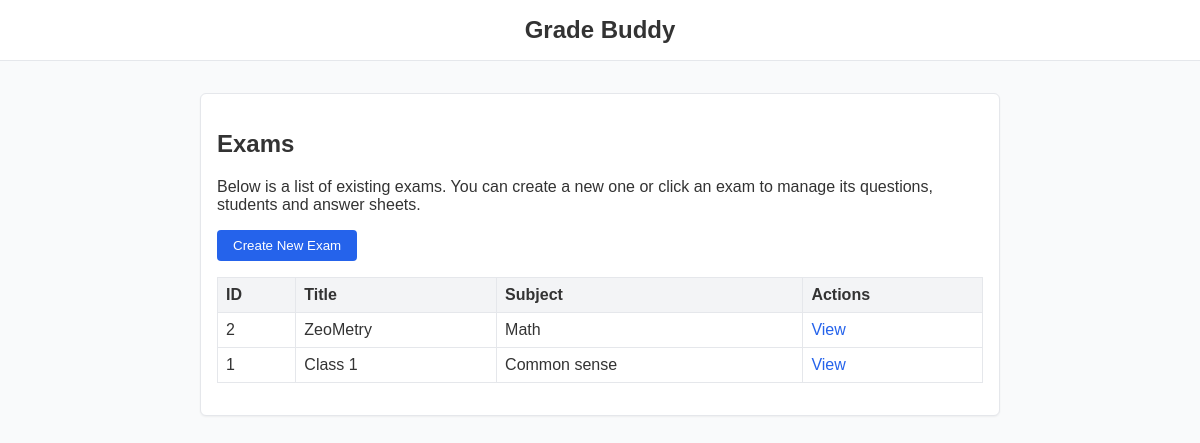
Before: / with the older database file.
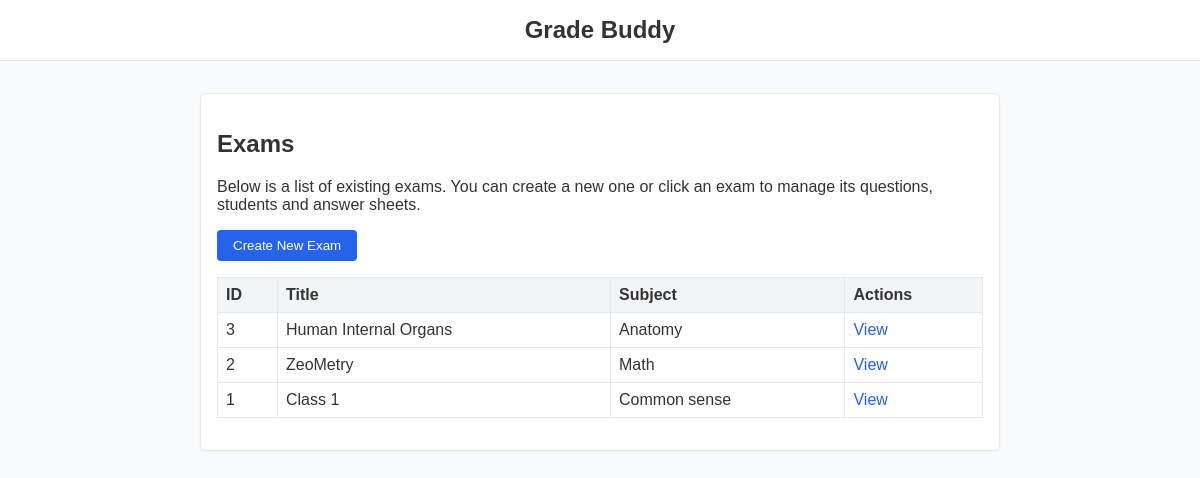
After: the same page with the newer database file.
### tables this page shows
CREATE TABLE exams (
            id INTEGER PRIMARY KEY AUTOINCREMENT,
            title TEXT NOT NULL,
            subject TEXT NOT NULL,
            instructions TEXT
        );

### src/controllers/routers.py (the view)
@router.get("/")
async def index(request: Request):
    conn = get_db_connection()
    cur = conn.cursor()
    cur.execute("SELECT id, title, subject FROM exams ORDER BY id DESC")
    exams = cur.fetchall()
    conn.close()
    return templates.TemplateResponse(
        "index.html",
        {"request": request, "exams": exams},
    )

### templates/index.html (shortened to what this page needs)
{% extends "base.html" %}
{% block content %}
<header>
  Grade Buddy
</header>
<main>
  <div class="card">
    <h2>Exams</h2>
    <p>Below is a list of existing exams.  You can create a new one or
       click an exam to manage its questions, students and answer sheets.</p>
    <p><a href="/exams/new"><button>Create New Exam</button></a></p>
    {% if exams %}
    <table>
      <thead>
        <tr><th>ID</th><th>Title</th><th>Subject</th><th>Actions</th></tr>
      </thead>
      <tbody>
        {% for exam in exams %}
        <tr>
          <td>{{ exam.id }}</td>
          <td>{{ exam.title }}</td>
          <td>{{ exam.subject }}</td>
          <td><a href="/exams/{{ exam.id }}">View</a></td>
        </tr>
        {% endfor %}
      </tbody>
    </table>
    {% else %}
    <p>No exams have been created yet.</p>
    {% endif %}
  </div>
</main>
{% endblock %}

### templates/base.html (shortened to what this page needs)
<!DOCTYPE html>
<html lang="en">
<head>
  <link rel="stylesheet" href="/static/style.css">
</head>
<body>
  {% block content %}{% endblock %}
</body>
</html>

### static/style.css (style rules this page uses)
body { font-family: sans-serif; margin: 0; padding: 0; background-color: #f9fafb; color: #333; }
header { background-color: #ffffff; border-bottom: 1px solid #e5e7eb; padding: 1rem; text-align: center; font-size: 1.5rem; font-weight: 600; }
main { max-width: 800px; margin: 2rem auto; padding: 0 1rem; }
table { width: 100%; border-collapse: collapse; margin-bottom: 1rem; }
th, td { padding: 0.5rem; border: 1px solid #e5e7eb; text-align: left; }
th { background-color: #f3f4f6; }
input[type="submit"], button { background-color: #2563eb; color: #ffffff; padding: 0.5rem 1rem; border: none; border-radius: 4px; cursor: pointer; }
a { color: #2563eb; text-decoration: none; }
.card { background-color: #ffffff; border: 1px solid #e5e7eb; border-radius: 6px; padding: 1rem; margin-bottom: 1rem; box-shadow: 0 1px 2px rgba(0, 0, 0, 0.05); }

Changed rows visible on the page:
added exams: id "3", title "Human Internal Organs", subject "Anatomy"
